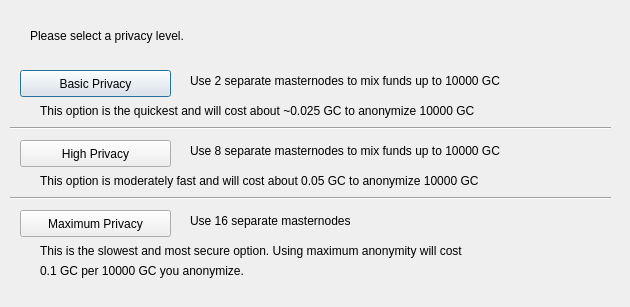
<?xml version="1.0" encoding="UTF-8"?>
<ui version="4.0">
 <class>ObfuscationConfig</class>
 <widget class="QDialog" name="ObfuscationConfig">
  <property name="geometry">
   <rect>
    <x>0</x>
    <y>0</y>
    <width>630</width>
    <height>307</height>
   </rect>
  </property>
  <property name="windowTitle">
   <string>Configure Obfuscation</string>
  </property>
  <widget class="QPushButton" name="buttonBasic">
   <property name="geometry">
    <rect>
     <x>20</x>
     <y>70</y>
     <width>151</width>
     <height>27</height>
    </rect>
   </property>
   <property name="text">
    <string>Basic Privacy</string>
   </property>
  </widget>
  <widget class="QPushButton" name="buttonHigh">
   <property name="geometry">
    <rect>
     <x>20</x>
     <y>140</y>
     <width>151</width>
     <height>27</height>
    </rect>
   </property>
   <property name="text">
    <string>High Privacy</string>
   </property>
  </widget>
  <widget class="QPushButton" name="buttonMax">
   <property name="geometry">
    <rect>
     <x>20</x>
     <y>210</y>
     <width>151</width>
     <height>27</height>
    </rect>
   </property>
   <property name="text">
    <string>Maximum Privacy</string>
   </property>
  </widget>
  <widget class="QLabel" name="label">
   <property name="geometry">
    <rect>
     <x>30</x>
     <y>20</y>
     <width>571</width>
     <height>31</height>
    </rect>
   </property>
   <property name="text">
    <string>Please select a privacy level.</string>
   </property>
  </widget>
  <widget class="QLabel" name="label_2">
   <property name="geometry">
    <rect>
     <x>190</x>
     <y>70</y>
     <width>421</width>
     <height>21</height>
    </rect>
   </property>
   <property name="text">
    <string>Use 2 separate masternodes to mix funds up to 10000 GC</string>
   </property>
  </widget>
  <widget class="QLabel" name="label_3">
   <property name="geometry">
    <rect>
     <x>190</x>
     <y>140</y>
     <width>411</width>
     <height>21</height>
    </rect>
   </property>
   <property name="text">
    <string>Use 8 separate masternodes to mix funds up to 10000 GC</string>
   </property>
  </widget>
  <widget class="QLabel" name="label_4">
   <property name="geometry">
    <rect>
     <x>190</x>
     <y>210</y>
     <width>421</width>
     <height>21</height>
    </rect>
   </property>
   <property name="text">
    <string>Use 16 separate masternodes</string>
   </property>
  </widget>
  <widget class="QLabel" name="label_6">
   <property name="geometry">
    <rect>
     <x>40</x>
     <y>100</y>
     <width>561</width>
     <height>21</height>
    </rect>
   </property>
   <property name="text">
    <string>This option is the quickest and will cost about ~0.025 GC to anonymize 10000 GC</string>
   </property>
  </widget>
  <widget class="QLabel" name="label_7">
   <property name="geometry">
    <rect>
     <x>40</x>
     <y>170</y>
     <width>561</width>
     <height>21</height>
    </rect>
   </property>
   <property name="text">
    <string>This option is moderately fast and will cost about 0.05 GC to anonymize 10000 GC</string>
   </property>
  </widget>
  <widget class="QLabel" name="label_8">
   <property name="geometry">
    <rect>
     <x>40</x>
     <y>240</y>
     <width>561</width>
     <height>21</height>
    </rect>
   </property>
   <property name="text">
    <string>This is the slowest and most secure option. Using maximum anonymity will cost</string>
   </property>
  </widget>
  <widget class="QLabel" name="label_9">
   <property name="geometry">
    <rect>
     <x>40</x>
     <y>260</y>
     <width>561</width>
     <height>21</height>
    </rect>
   </property>
   <property name="text">
    <string>0.1 GC per 10000 GC you anonymize.</string>
   </property>
  </widget>
  <widget class="Line" name="line">
   <property name="geometry">
    <rect>
     <x>10</x>
     <y>120</y>
     <width>601</width>
     <height>16</height>
    </rect>
   </property>
   <property name="orientation">
    <enum>Qt::Horizontal</enum>
   </property>
  </widget>
  <widget class="Line" name="line_2">
   <property name="geometry">
    <rect>
     <x>10</x>
     <y>190</y>
     <width>601</width>
     <height>16</height>
    </rect>
   </property>
   <property name="orientation">
    <enum>Qt::Horizontal</enum>
   </property>
  </widget>
 </widget>
 <resources/>
 <connections/>
</ui>
